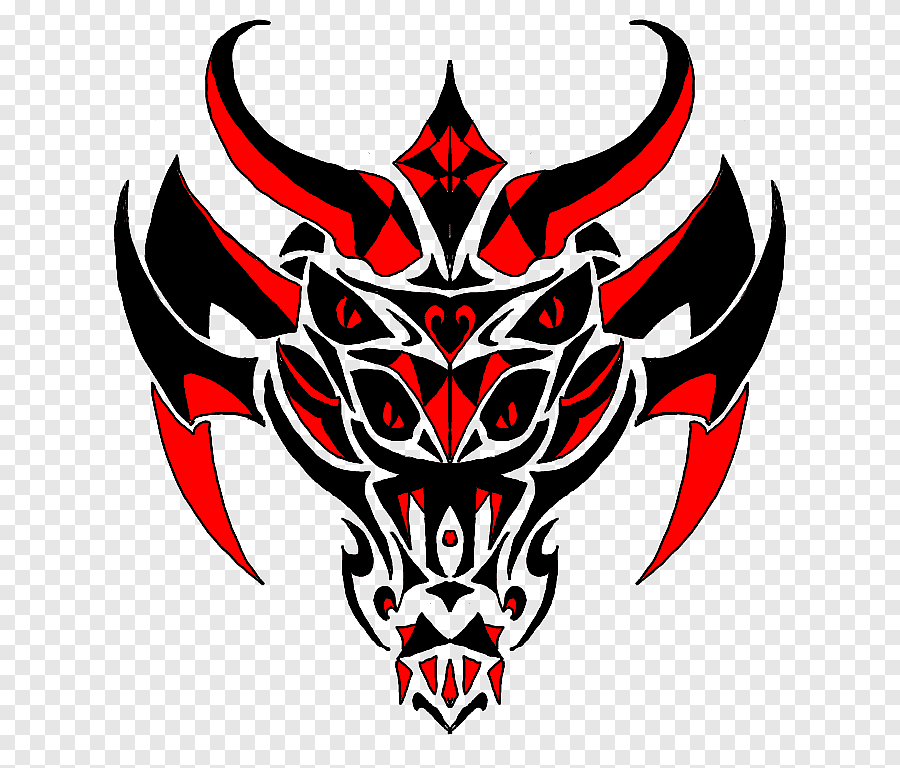
#> input picture openCV/img.png, 900 x 768 px
$ python -i fft2d.py   (imports and definitions only)   (Python 2 division)
#> lines starting #> are read from the running program, lines starting #| are printed output that depends on the picture
import numpy as np, cv2
from openCV.Common.dft2d import exp

# [25 lines left out: functions zeropadding, butterfly, pairing, not called in this run]

def fft(g):
    return pairing(g, len(g), 1)

def ifft(g):
    fft = pairing(g, len(g), -1)
    return [v / len(g) for v in fft]

# [10 lines left out: functions fft2, ifft2, not called in this run]

def calc_spectrum(complex):
    if complex.ndim == 2: dst = abs(complex)                   # sqrt(re^2 + im^2) 계산해줌
    else: dst = cv2.magnitude(complex[:,:,0], complex[:,:,1])
    dst = 20*np.log(dst+1)
    return cv2.convertScaleAbs(dst)

def fftshift(img):
    dst = np.zeros(img.shape, img.dtype)
    h, w = dst.shape[:2]
    cy, cx = h // 2, w // 2                     # 나누기 하며 소수점 절삭
    dst[h-cy:, w-cx:] = np.copy(img[0:cy , 0:cx ])      # 1사분면 -> 3사분면
    dst[0:cy , 0:cx ] = np.copy(img[h-cy:, w-cx:])      # 3사분면 -> 1사분면
    dst[0:cy , w-cx:] = np.copy(img[h-cy:, 0:cx ])      # 2사분면 -> 4사분면
    dst[h-cy:, 0:cx ] = np.copy(img[0:cy , w-cx:])      # 4사분면 -> 2사분면
    return dst

def FFT(image, mode = 2):
    if mode == 1: dft = fft2(image)
    elif mode==2: dft = np.fft.fft2(image)
    elif mode==3: dft = cv2.dft(np.float32(image), flags=cv2.DFT_COMPLEX_OUTPUT)
    dft = fftshift(dft)                              # 셔플링
    spectrum = calc_spectrum(dft)               # 주파수 스펙트럼 영상
    return dft, spectrum

# [8 lines left out: function IFFT, not called in this run]

>>> import cv2
>>> picture = cv2.imread('../img.png', cv2.IMREAD_GRAYSCALE)
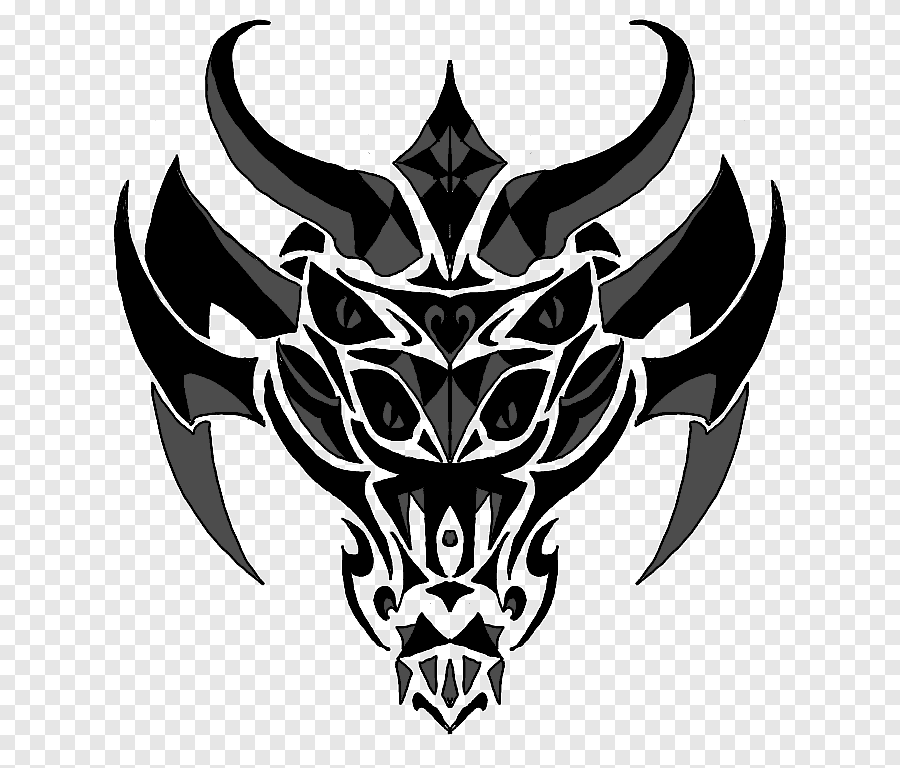
#> picture: shape (768, 900); min 0, max 255, mean 183.6
>>> result = FFT(picture)
#> in calc_spectrum, `dst = 20*np.log(dst+1)`:
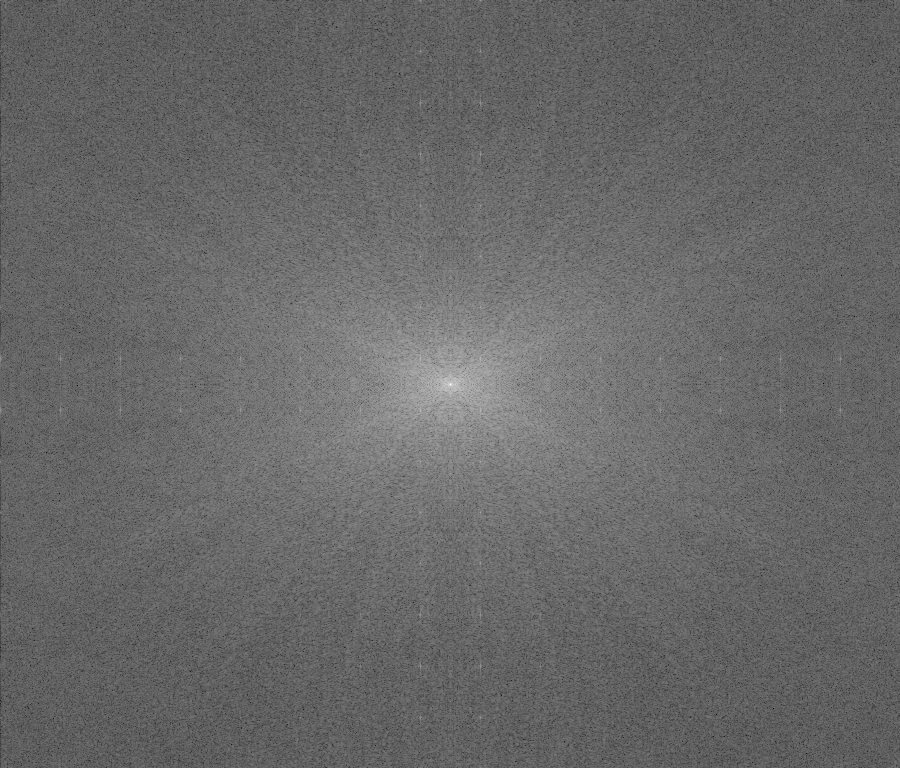
#> dst: shape (768, 900) float64; min 58.28, max 373.2, mean 187.3; drawn with min black and max white
#> in calc_spectrum, `return cv2.convertScaleAbs(dst)`:
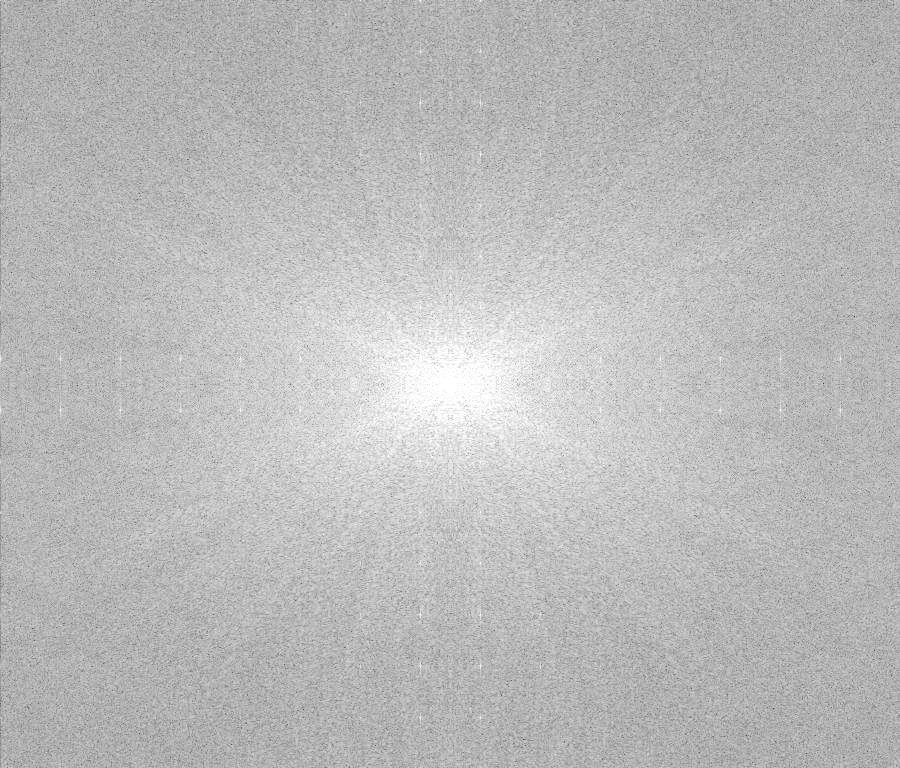
#> returned value: shape (768, 900); min 58, max 255, mean 187.2
